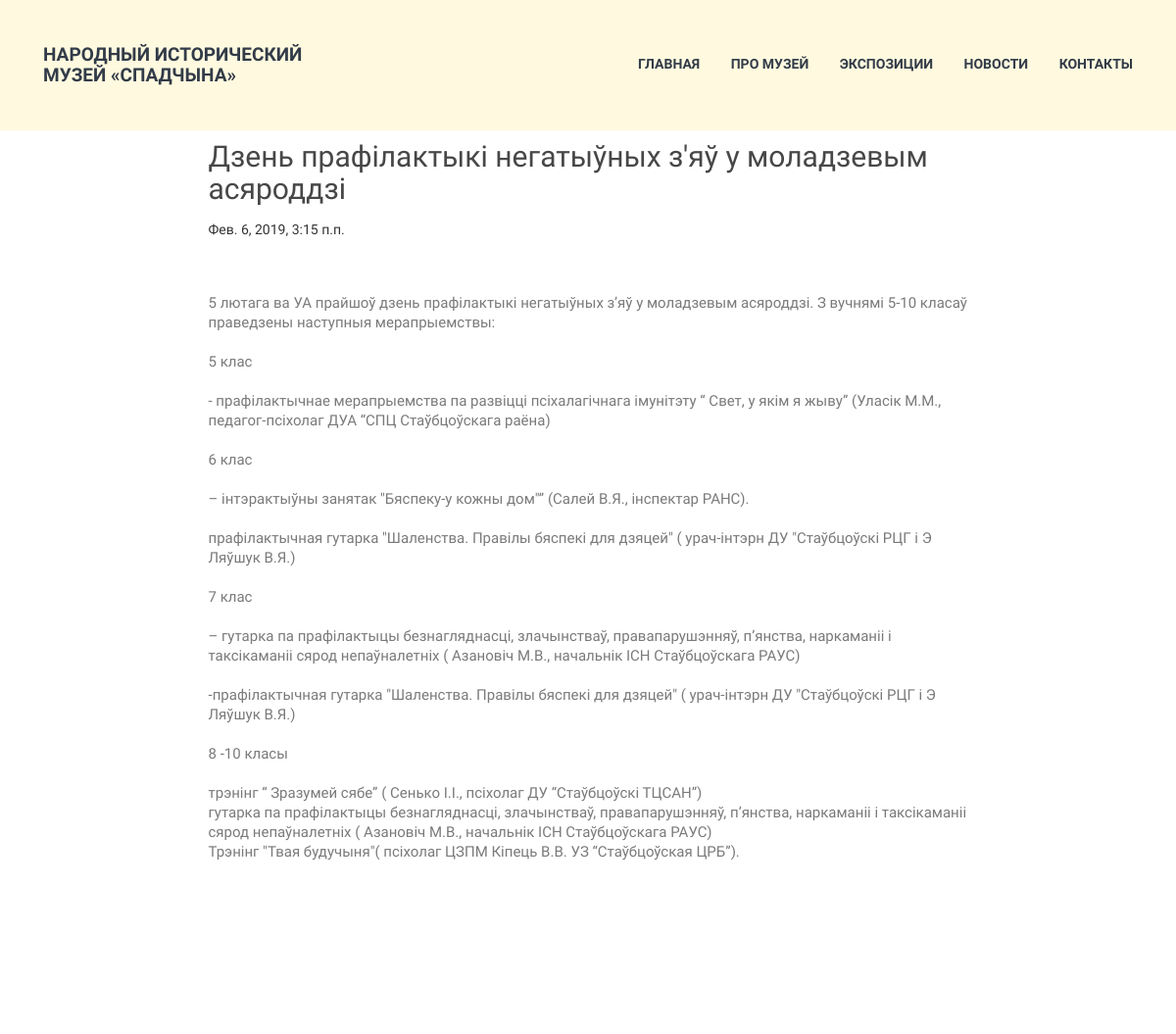
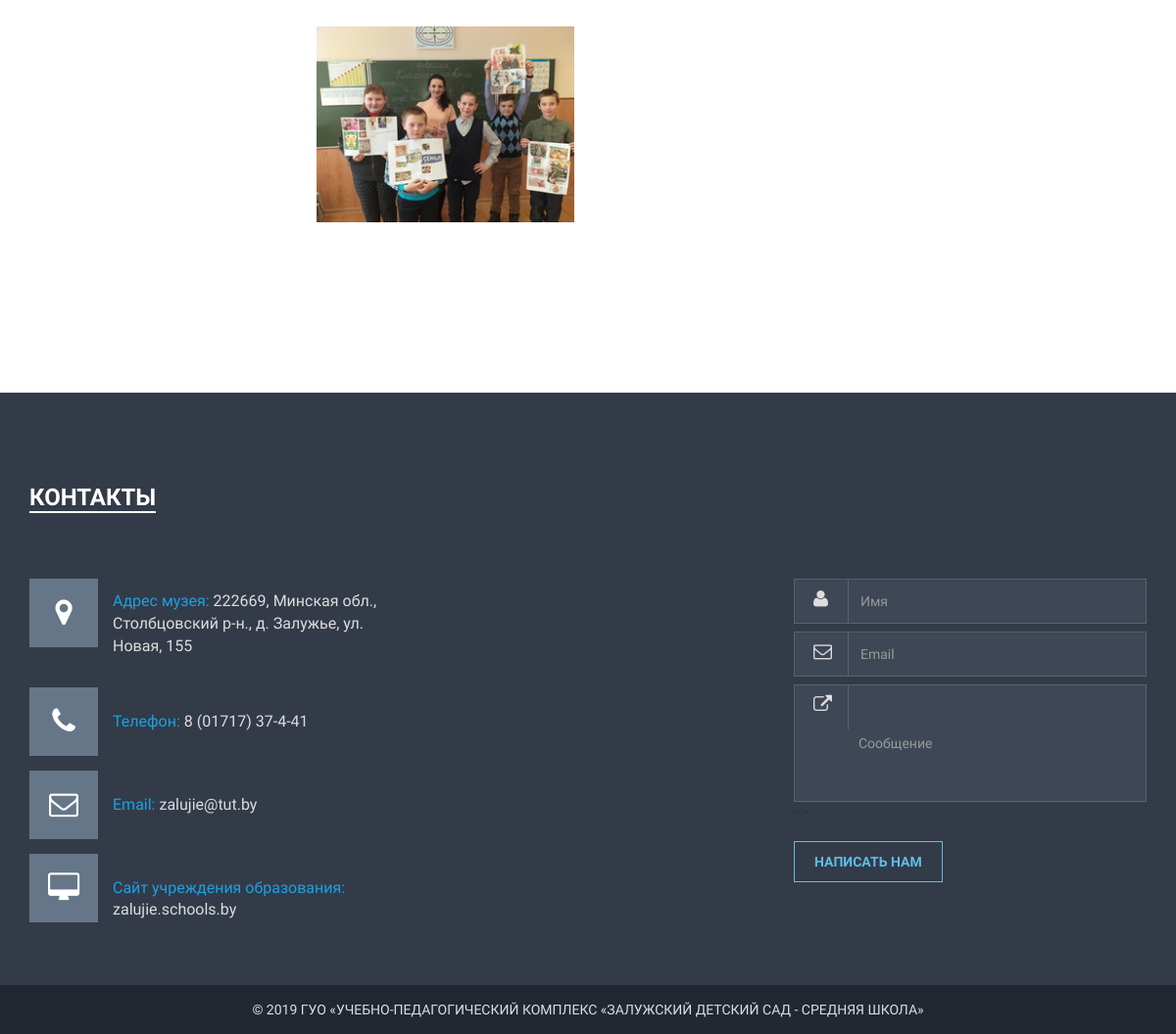
Screenshot of /post/3/ with the database file from the repository (2 pictures, top to bottom).
### museum/models.py (models this page shows, shortened)
class Post(models.Model):
    author = models.ForeignKey('auth.User', on_delete=models.CASCADE, verbose_name='Автор')
    title = models.CharField(max_length=200, verbose_name='Новость')
    short_text = models.TextField(default='none', verbose_name='Краткое описание')
    text = models.TextField(verbose_name='Текст новости')
    created_date = models.DateTimeField(
            default=timezone.now, verbose_name='Дата создания')
    published_date = models.DateTimeField(
            blank=True, null=True, verbose_name='Дата опубликования')
    photo = models.ImageField(upload_to='news', default='news.png', verbose_name='Превью фото')
    photo_alt = models.CharField(max_length=200, default='none', verbose_name='Описание фото')
    photo_title = models.CharField(max_length=200, default='none', verbose_name='Описание фото при наведении')
    class Meta:
        verbose_name = 'Новость'
        verbose_name_plural = 'Новости'

### museum/views.py (the view)
# urls.py: url(r'^post/(?P<pk>\d+)/$', views.post_detail, name='post_detail'),
def post_detail(request, pk):
    post = get_object_or_404(Post, pk=pk)
    post_imgs = Post_img.objects.filter(post=post.id)
    if request.method == "POST":
        form = MessageForm(request.POST)
        if form.is_valid():
            message = form.save(commit=False)
            message.save()
            return redirect('/feedback.html')
    else:
        form = MessageForm()
    return render(request, 'museum/post_detail.html', {
        'post': post,
        'form': form})

### museum/forms.py
class MessageForm(forms.ModelForm):
    sender_name = forms.CharField(widget=forms.TextInput(attrs={
        'name':'name',
        'class':'form-control',
        'id':'name',
        'placeholder':'Имя'}))
    sender = forms.EmailField(widget=forms.TextInput(attrs={
        'name':'email',
        'class':'form-control',
        'id':'email',
        'placeholder':'Email'}))
    message = forms.CharField(widget=forms.TextInput(attrs={
        'name':'message',
        'class':'form-control',
        'id':'mes',
        'rows':'4',
        'placeholder':'Сообщение'}))
    class Meta:
        model = Message
        fields = ('sender_name', 'sender', 'message', 'reply')

### museum/templates/museum/post_detail.html (shortened to what this page needs)
{% extends 'museum/base.html' %}
{% block content %}
    <div class="news_area">
		<div class="container">
			<div class="row">
				<div class="col-md-1"></div>
				<div class="col-md-10">
					<div class="single_blog_page">
						<div class="single_blog_text">
							<div class="post_title">
								<h2>
									{{ post.title }}
                                </h2>
                                {% if post.published_date %}
                                    <div class="date">
                                    {{ post.published_date }}
                                    </div>
                                {% endif %}
							</div>
							<div class="blog_pra_text">
		    					<p>
                                    {{ post.text|linebreaksbr }}
								</p>
							</div>
						</div>
					</div>
				</div>
    		</div>
        </div>
        <div class="news_area">
            <div class="container">
                <div class="row">
                    <div class="team_own curosel-style">
                    <div class="col-md-1"></div>
                    <div class="col-md-12">
                        <div class="blog_content">
                            <div class="blog_img blog_hover">
                                <a href=""><img src="{{ MEDIA_URL }}{{ post.photo }}" alt="" /></a>
                            </div>
                        </div>
                    </div>
                    </div>
                </div>
            </div>
        </div>
    </div>
{% endblock %}
{% block footer %}
			<div class="col-sm-4 col-md-4 col-lg-4">
				<form method="post">{% csrf_token  %}
					<div class="contract_us">
						<div class="inputt input_change">
							<span class="message_icon"><i class="fa fa-user"></i></span>
							{{ form.sender_name }}
						</div>
						<div class="inputt input_change">
							<span class="message_icon"><i class="fa fa-envelope-o"></i></span>
							{{ form.sender }}
						</div>
						<div class="inputt">
							<span class="message_icon"><i class="fa fa-external-link"></i></span>
							{{ form.message }}
						</div> -->
						<div class="sunmite_button">
							<button type="submit" name="ok">Написать нам</button>
						</div>
					</div>
				</form>
			</div>
		</div>
	</div>
{% endblock %}

### museum/static/css/main.css (style rules this page uses)
html { color: #222; font-size: 1em; line-height: 1.4; }
audio, canvas, iframe, img, svg, video { vertical-align: middle; }

### museum/static/css/style.css (style rules this page uses)
html, body { height: 100%; }
img { max-width: 100%; height: auto }
p { margin: 0 0 15px; color: #7a7a7a; font-family: 'Oxygen', sans-serif; }
h1, h2, h3, h4, h5, h6 { margin: 0 0 15px; font-family: 'Oxygen', sans-serif; }
a { -moz-transition: all 0.3s ease 0s; -webkit-transition: all 0.3s ease 0s; -ms-transition: all 0.3s ease 0s; -o-transition: all 0.3s ease 0s; transition: all 0.3s ease 0s; text-decoration: none; color: #777; color: #323b48; font-family: 'Oxygen', sans-serif; }
body { font-family: 'Oxygen', sans-serif; }
.blog_hover > a { display: block; position: relative; width: 100%; }
.blog_img { position: relative; }
.contract_us { margin-top: 15px; }
#name { background: #3e4755 none repeat scroll 0 0; border: 1px solid #5b626d; border-radius: 0; color: #fff; height: 46px; padding-left: 67px; }
#email { background: #3e4755 none repeat scroll 0 0; border: 1px solid #5b626d; border-radius: 0; color: #fff; height: 46px; padding-left: 67px; }
#name:focus, #email:focus, #mes { box-shadow: none; }
.inputt { position: relative; }
.message_icon { border-right: 1px solid #5b626d; color: #ddd; font-size: 19px; height: 46px; left: 0; line-height: 30px; padding: 6px 20px; position: absolute; top: 0; width: 56px; }
#mes { background: #3e4755 none repeat scroll 0 0; border: 1px solid #5b626d; border-radius: 0; color: #fff; height: 120px; padding-left: 65px; vertical-align: top; }
.input_change { margin-bottom: 8px; }
.sunmite_button { margin-top: 20px; }
.sunmite_button button { padding: 10px 20px; border: 1px solid #5EBDE9; text-transform: uppercase; color: #5EBDE9; background: transparent; font-weight: bold; transition: 1s; -webkit-transition: 1s; -moz-transition: 1s; -o-transition: 1s; -ms-transition: 1s; }
.single_blog_page { padding: 85px 85px 0px; background: #fff; margin-top: -75px; }
.post_title h2 { color: #474747; }
.blog_pra_text > p { font-size: 15px; font-family: 'Oxygen', sans-serif; line-height: 20px; padding: 55px 0; }
.team_own.curosel-style.owl-carousel.owl-theme { clear: both; }
.news_area { padding: 133px 0 87px; }

### rows the page displays
Post: title "Дзень прафілактыкі негатыўных з'яў у моладзевым асяроддзі", published_date "Фев. 6, 2019, 3:15 п.п.", text "5 лютага ва УА прайшоў дзень прафілактыкі негатыўных з’яў у моладзевым асяроддзі. З вучнямі 5-10 класаў праведзены наступныя мерапрыемствы: 5 клас - прафілактычнае мерапрыемства па развіцці псіхалагічнага імунітэту “ Свет, у якім я жыву” (Уласік М.М., педагог-псіхолаг ДУА “СПЦ Стаўбцоўскага раёна) 6 клас – інтэрактыўны занятак \"Бяспеку-у кожны дом\"” (Салей В.Я., інспектар РАНС). прафілактычная гутарка \"Шаленства. Правілы бяспекі для дзяцей\" ( урач-інтэрн ДУ \"Стаўбцоўскі РЦГ і Э Ляўшук В.Я.) 7 клас – гутарка па прафілактыцы безнагляднасці, злачынстваў, правапарушэнняў, п’янства, наркаманіі і таксікаманіі сярод непаўналетніх ( Азановіч М.В., начальнік ІСН Стаўбцоўскага РАУС) -прафілактычная…", photo (picture)
